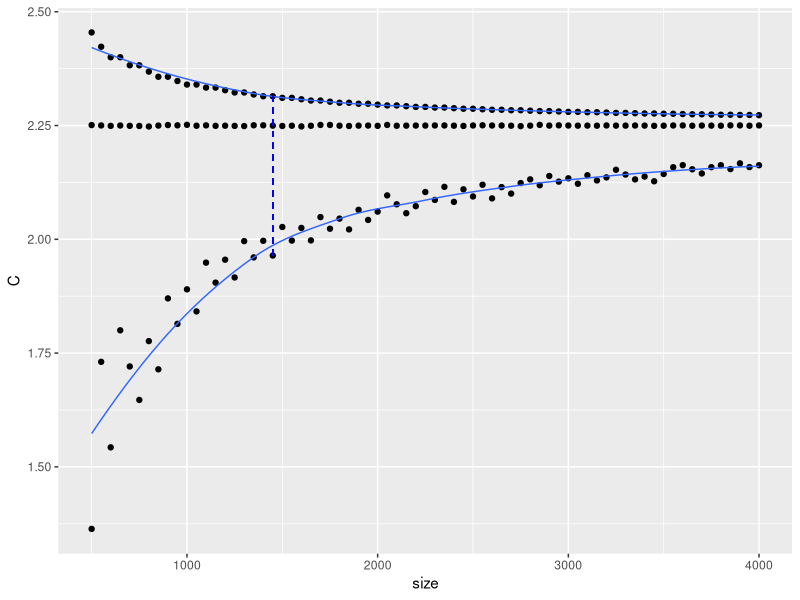

The R source for this figure:
## Power calculations to estimate variance
# Goal: what is the desired sample size to get an estimate of the variance where
# the width of the empirical 95% confidence interval is <= .15
require(ggplot2)
set.seed(94305)
nsims <- 1e4
c <- .15

# Assumptions ----
# Sharing rates are 50/% for both true and false at baseline
# Assume maximum variance; true variance:
var(sample(c(-4, 2), 1e5, replace = TRUE))

# hypothetical sample size
ss <- seq(500, 4000, 50)
# sample variance
svmat <- matrix(NA, nrow = nsims, ncol = length(ss))

for(j in 1:length(ss)){
  n <- floor(ss[j]/40)
  for(i in 1:nsims){
    newr <- sample(c(-2, 1), n, replace = TRUE)
    svmat[i,j] <- var(newr)
  }
}


df <- apply(svmat, 2, function(x) c(mean(x), quantile(x, c(0.025, 0.975))))

df <- data.frame(size = ss,
                 C = df[1,],
                 L = df[2,],
                 U = df[3,],
                 W = df[3,]-df[2,])

ggplot(df, 
       aes(x = size, y = C)) +
  geom_point() +
  geom_point(aes(x = size, y = L)) +
  geom_smooth(aes(x = size, y = L), se = FALSE, size = 0.5) +
  geom_point(aes(x = size, y = U)) +
  geom_smooth(aes(x = size, y = U), se = FALSE, size = 0.5) +
  geom_segment(aes(x = ss[max(which(W>2.25*c))], 
                   y = L[max(which(W>2.25*c))], 
                   xend = ss[max(which(W>2.25*c))], 
                   yend = U[max(which(W>2.25*c))]), 
               data = df, colour = 'blue', lty = 'dashed')
  
ss[max(which(df$W>2.25*c))]


